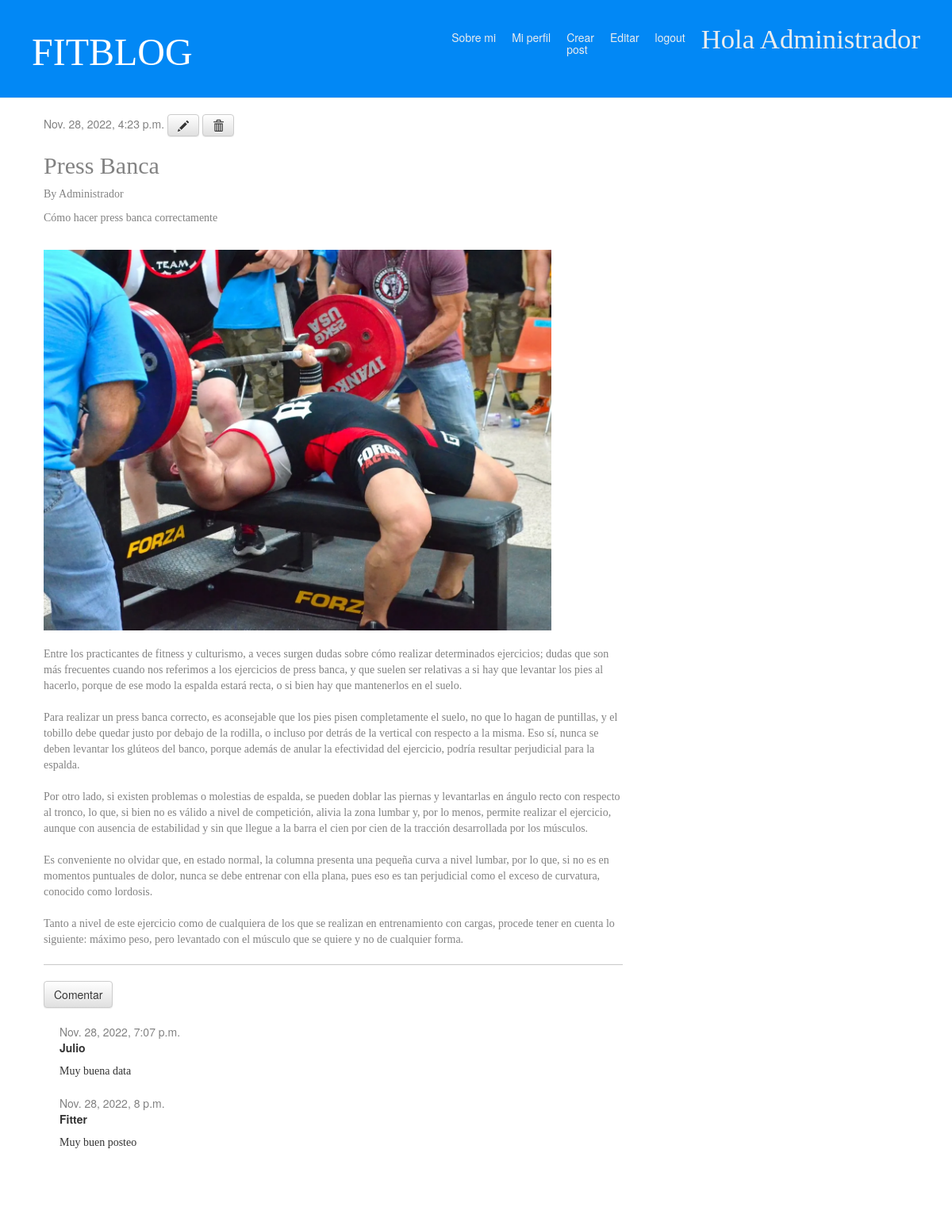
Screenshot of /post/5/ (signed in) with the database file from the repository.
### blog/models.py (models this page shows, shortened)
class Post(models.Model):
    author = models.ForeignKey(settings.AUTH_USER_MODEL, on_delete=models.CASCADE)
    title = models.CharField(max_length=200)
    text = models.TextField()
    short_text = models.CharField(max_length=50, null=True)
    created_date = models.DateTimeField(
            default=timezone.now)
    imagen = models.ImageField(upload_to='post', null=True)
    published_date = models.DateTimeField(
            blank=True, null=True)

class Comment(models.Model):
    post = models.ForeignKey('blog.Post', on_delete=models.CASCADE, related_name='comments')
    author = models.CharField(max_length=200)
    text = models.TextField()
    created_date = models.DateTimeField(default=timezone.now)
    approved_comment = models.BooleanField(default=False)

### blog/views.py (the view)
# urls.py: path('post/<int:pk>/', views.post_detail, name='post_detail'),
def post_detail(request, pk):
    post = get_object_or_404(Post, pk=pk)
    return render(request, 'blog/post_detail.html', {'post': post})

### blog/templates/blog/post_detail.html (shortened to what this page needs)
{% extends 'blog/base.html' %}
{% block content %}
    <div class="post">
        {% if post.published_date %}
            <div class="date">
                {{ post.published_date }}
        {% endif %}
    {% if user.is_authenticated %}
    <a class="btn btn-default" href="{% url 'post_edit' pk=post.pk %}"><span class="glyphicon glyphicon-pencil"></span></a>
    <a class="btn btn-default" href="{% url 'post_remove' pk=post.pk %}"><span class="glyphicon glyphicon-trash"></span></a>
    {% endif %}
    <h2>{{ post.title }}</h2>
    <p>By {{ post.author }}</p>
    <p>{{ post.short_text }}</p>
    <br>
    {% if post.imagen %}
    <img src="{{ post.imagen.url }}" width=640 height=480>
    {% endif %}
    <br>
    <br>
    <p>{{ post.text|linebreaksbr }}</p>
    </div>
    <hr>
     <a class="btn btn-default" href= "{% url 'add_comment_to_post' pk=post.pk %}"> Comentar</a>
     {% for comment in post.comments.all %}
        <div class="comment">
            <div class="date">{{ comment.created_date }}</div>
            <strong>{{ comment.author }}</strong>
            <p>{{ comment.text|linebreaks }}</p>
        </div>
    {% endfor %}
</div>
{% endblock %}

### blog/templates/blog/base.html (shortened to what this page needs)
<html>
    <head>
        {% load static %}
        <link href="https://cdn.jsdelivr.net/npm/bootstrap@5.0.2/dist/css/bootstrap.min.css" rel="stylesheet">
        <link rel="stylesheet" href="//maxcdn.bootstrapcdn.com/bootstrap/3.2.0/css/bootstrap.min.css">
        <link rel="stylesheet" href="//maxcdn.bootstrapcdn.com/bootstrap/3.2.0/css/bootstrap-theme.min.css">
        <link rel="stylesheet" href="{% static 'css\blog.css' %}">
    </head>
    <div class="page-header">
        {% if user.is_authenticated %}
        <h5><p class="top-menu">Hola {{ user.username }}</p></h5>
        <h5><a href="{% url 'logout' %}" class="top-menu"> <h5> logout </h5>  </a></h5>
        <h5><a href="{% url 'editarperfil' %}" class="top-menu"> <h5> Editar </h5>  </a></h5>
        <h5><a href="{% url 'post_new' %}" class="top-menu"> <h5> Crear<br>post </h5>  </a></h5>
        <h5> <a href="{% url 'miperfil' %}" class="top-menu"> <h5>Mi perfil</h5>  </a></h5>
         {% else %}
         <a href="{% url 'login' %}" class="top-menu"> Login </a>
         <a href="{% url 'register' %}" class="top-menu"> Registrarse  </a>
         {% endif %}
         <h5><a href="{% url 'aboutme' %}" class="top-menu"> <h5>Sobre mi</h5>  </a></h5>
        <h1><a href="/">FITBLOG</a></h1>
    </div>
    <div class="content container">
        <div class="row">
            <div class="col-md-8">
            {% block content %}
            {% endblock %}
            </div>
        </div>
    </div>
</html>

### blog/static/css/blog.css (style rules this page uses)
.page-header { background-color: #0288f5; margin-top: 0; padding: 20px 20px 20px 40px; }
.page-header h1, .page-header h1 a, .page-header h1 a:visited, .page-header h1 a:active { color: #ffffff; font-size: 36pt; text-decoration: none; }
.content { margin-left: 40px; }
h1, h2, h3, h4, p { font-family: 'Alfa Slab One'; }
.date { color: #828282; }
.top-menu, .top-menu:hover, .top-menu:visited { color: #eaecee; float: right; font-size: 26pt; margin-right: 20px; }
.post { margin-bottom: 70px; }
.comment { margin: 20px 0px 20px 20px; }

### rows the page displays
Post: published_date "Nov. 28, 2022, 4:23 p.m.", title "Press Banca", author "Administrador", short_text "Cómo hacer press banca correctamente", imagen (picture), text "Entre los practicantes de fitness y culturismo, a veces surgen dudas sobre cómo realizar determinados ejercicios; dudas que son más frecuentes cuando nos referimos a los ejercicios de press banca, y que suelen ser relativas a si hay que levantar los pies al hacerlo, porque de ese modo la espalda estará recta, o si bien hay que mantenerlos en el suelo. Para realizar un press banca correcto, es aconsejable que los pies pisen completamente el suelo, no que lo hagan de puntillas, y el tobillo debe quedar justo por debajo de la rodilla, o incluso por detrás de la vertical con respecto a la misma. Eso sí, nunca se deben levantar los glúteos del banco, porque además de anular la efectividad del…"
Comment: created_date "Nov. 28, 2022, 7:07 p.m.", author "Julio", text "Muy buena data"
Comment: created_date "Nov. 28, 2022, 8 p.m.", author "Fitter", text "Muy buen posteo"

### other values shown
{{ user.username }} "Administrador"
